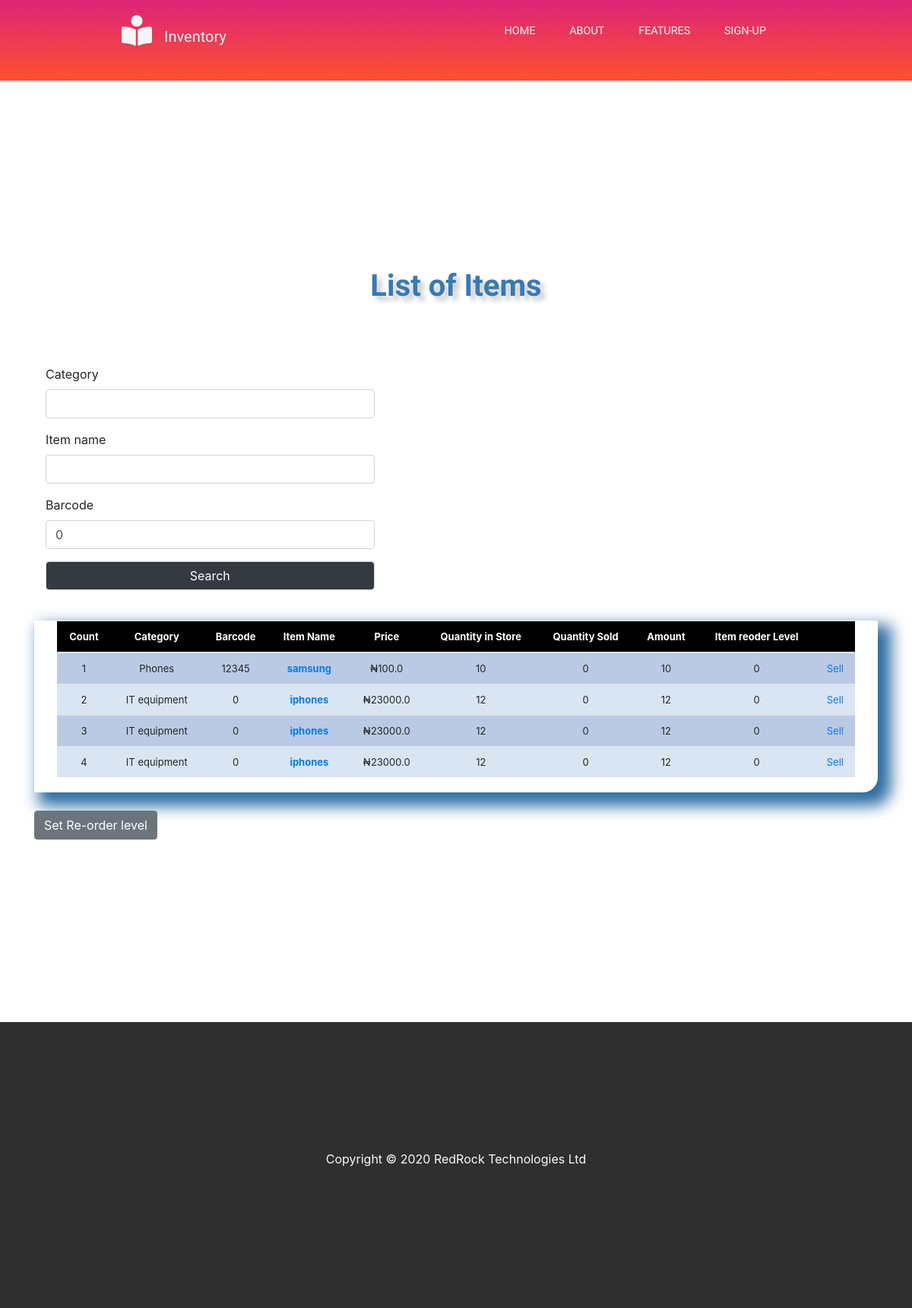
Screenshot of /inventory/ with the database file from the repository.
### home/models.py (models this page shows, shortened)
class Stock(models.Model):
	category = models.CharField(max_length=50, blank=True, null=True)
	item_name = models.CharField(max_length=50, blank=True, null=True)
	price = models.FloatField(blank=True)
	aboutus = RichTextUploadingField(blank=True)
	quantity = models.IntegerField(default='0', blank=True, null=True)
	barcode = models.IntegerField(default='0', blank=True, null=True)
	recieved_quantity = models.IntegerField(default='0', blank=True, null=True)
	sold_quantity = models.IntegerField(default='0', blank=True, null=True)
	sold_by = models.CharField(max_length=50, blank=True, null=True)
	sold_to = models.CharField(max_length=50, blank=True, null=True)
	reorder_level = models.IntegerField(default='0', blank=True, null=True)
	last_updated = models.DateTimeField(auto_now_add=False, auto_now=True)
	sold = models.IntegerField(default='0', blank=True, null=True)
	amount = models.IntegerField()
	total=models.FloatField()
	sub_total = models.FloatField()
	export_to_CSV = models.BooleanField(default=False)
	@property
	def amount(self):
		return (self.quantity - self.sold_quantity)
	@property
	def total(self):
		return (self.quantity * self.price)
	@property
	def sub_total(self):
		return (self.sold_quantity * self.price)

### home/views.py (the view, shortened to what this page needs)
# urls.py: path('inventory/', views.inventory, name='inventory'),
def inventory(request):
	title = 'List of Items'
	form = StockSearchForm(request.POST or None)
	queryset = Stock.objects.all()
	stock = Stock.objects.filter()
	stock = Stock.objects.filter()
	sold_total=0
	for instance in stock:
		sold_total += instance.sold_quantity
	context = {
		"title":title, "queryset":queryset, "form":form, "sold_total":sold_total
	}
	return render(request, 'inventory.html', context)

### home/forms.py
class StockSearchForm(forms.ModelForm):
   class Meta:
     model = Stock
     fields = ['category', 'item_name', 'barcode']

### home/templates/inventory.html (shortened to what this page needs)
{% extends 'base.html' %}
{% load crispy_forms_tags %}
{% block content %}
	<br>
</header>
  <main>
    <section class="section-1">
      <div class="container">
        <div class="row">
          <div class="col-md-12 col-6">
            <div class="text-center header">{{title}}</div><br>
            <form class="col-md-5" method='POST' action=''>
                {{form|crispy}}
                   <input type="submit" value="Search" class="form-control bg-dark text-white" id="inlineFormInputGroupUsername2" placeholder="">
            </form>
            <br>
            <div class="display_table">
            <table class="table">
              <thead>
              <tr>
              <th>Count</th>
              <th>Category</th>
              <th>Barcode</th>
              <th>Item Name</th>
              <th>Price</th>
              <th>Quantity in Store</th>
              <th>Quantity Sold</th>
              <th>Amount</th>
              <th>Item reoder Level</th>
              <th></th>
              </tr>
              </thead>
              {% for instance in queryset %}
              <tr>
                <td>{{forloop.counter}}</td>
                <td>{{instance.category}}</td>
                <td>{{instance.barcode}}</td>
                <td><a href="{% url 'update_items' instance.id %}"><strong>{{instance.item_name}}</strong></a></td>
                <td> ₦{{instance.price}}</td>
                <td>{{instance.quantity}}</td>
                <td>{{instance.sold_quantity}}</td>
                <td>{{instance.amount}}</td>
                <td>{{instance.reorder_level}}</td>
                <td><a href="{% url 'sell_inventory' instance.id %}">Sell</a></td>
              </tr>
              {% endfor %}
            </table>
          </div>
          <br>
              <button class="btn btn-secondary">Set Re-order level</button>
          </div>
        </div>
      </div>
    </section>
  </main>
{% endblock %}

### home/templates/base.html (shortened to what this page needs)
{% load static %}
<!DOCTYPE html>
<html lang="en">
<head>
  <link rel="stylesheet" href="https://stackpath.bootstrapcdn.com/bootstrap/4.3.1/css/bootstrap.min.css"
 />
  <link rel="stylesheet" href="https://use.fontawesome.com/releases/v5.7.2/css/all.css"
>
  <link rel="stylesheet" href="{% static 'Style.css' %}" />
  <link rel="stylesheet" href="{% static 'mobile-style.css' %}">
</head>
<body>
  <header>
    <div class="container-fluid p-0">
      <nav class="navbar navbar-expand-lg">
        <a class="navbar-brand" href="{% url 'index' %}">
          <i class="fas fa-book-reader fa-2x mx-3"></i>Inventory</a>
        <div class="collapse navbar-collapse" id="navbarNav">
          <ul class="navbar-nav">
            <li class="nav-item active">
              <a class="nav-link" href="{% url 'index' %}">HOME
              </a>
            </li>
            <li class="nav-item">
              <a class="nav-link" href="{% url 'about' %}">ABOUT</a>
            </li>
            <li class="nav-item">
              <a class="nav-link" href="{% url 'features' %}">FEATURES</a>
            </li>
            <li class="nav-item">
              <a class="nav-link" href="{% url 'sign_up' %}">SIGN-UP</a>
            </li>
          </ul>
        </div>
      </nav>
      </div>
{% block content %}
{% endblock %}
  <footer>
    <div class="container-fluid p-0s">
      <div class="row text-left">
        <div class="col-md-12 col-sm-5">
          <p class="text-light text-center">Copyright © 2020 RedRock Technologies Ltd
          </p>
        </div>
      </div>
    </div>
  </footer>
</body>
</html>

### static/Style.css (style rules this page uses)
* { box-sizing: border-box; }
header, section { overflow-x: hidden; }
:root { --Sniglet-font: "Sniglet", cursive; --Rubik: "Rubik", cursive; --Patua: "Patua One", cursive; --Lobster: "lobster", cursive; --light-black: #2e2c2caf; --bggradient: linear-gradient(to bottom, #dd2476, #ff512f); --light-gray: rgba(255, 255, 255, 0.877); }
header a { font-family: var(--Sniglet-font); font-size: 0.9em; color: whitesmoke; }
header .nav-item:last-child { padding-right: 10.5em; }
header .nav-item { padding: 0.9em; }
header .navbar-brand { padding-left: 8rem; }
header { background: #ff512f; background: var(--bggradient); }
.section-1 { padding: 20vmin 0vmin; }
footer { background: rgba(0, 0, 0, 0.815); overflow-x: hidden; padding: 14vmin 18vmin; }

### static/mobile-style.css (style rules this page uses)
.table { font-size: 13px; text-align: center; width: 95%; margin: auto; }
.table tr:nth-child(odd) { background-color: #BBCAE4 !important; }
.table tr:nth-child(even) { background-color: #dae5f4; }

### home/templates/inventory.html (style rules this page uses)
.table { font-size: 13px; text-align: center; width: 95%; margin: auto; }
.table th { background-color: black !important; color: white; }
.table tr:nth-child(odd) { background-color: #BBCAE4 !important; }
.table tr:nth-child(even) { background-color: #dae5f4; }
.display_table { border-bottom-right-radius: 20px; padding-left: 2px !important; padding-right: 2px; padding-bottom: 20px; box-shadow: 12px 12px 20px 6px #2e6da4; }
.header { font-family: Patua One; color: #357ab7; padding-left: 5px; padding-right: 5px; padding-bottom: 50px; text-align: center; width: 100%; text-shadow: 6px 6px 6px #c9c6c6; display: block; font-weight: bolder; font-size: 40px; }

### rows the page displays
Stock: category "Phones", barcode "12345", item_name "samsung", price "100.0", quantity "10", sold_quantity "0", amount "10", reorder_level "0"
Stock: category "IT equipment", barcode "0", item_name "iphones", price "23000.0", quantity "12", sold_quantity "0", amount "12", reorder_level "0"
Stock: category "IT equipment", barcode "0", item_name "iphones", price "23000.0", quantity "12", sold_quantity "0", amount "12", reorder_level "0"
Stock: category "IT equipment", barcode "0", item_name "iphones", price "23000.0", quantity "12", sold_quantity "0", amount "12", reorder_level "0"

### other values shown
{{ title }} "List of Items"
